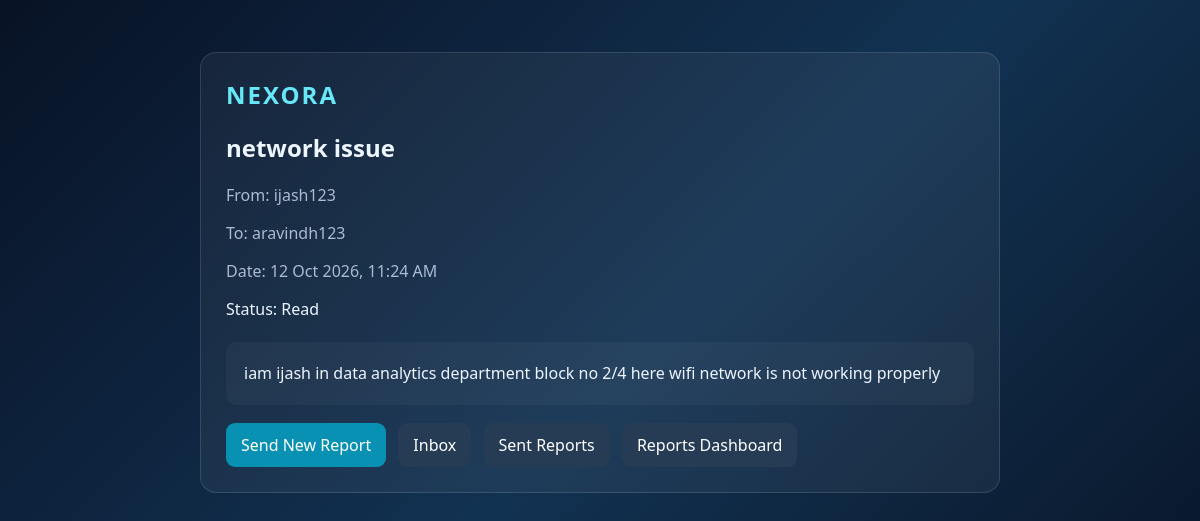
/reports/detail/1/ (signed in), run on the app's committed database.
### reports/models.py (models this page shows, shortened)
class Report(models.Model):
    STATUS_CHOICES = [
        ("unread", "Unread"),
        ("read", "Read"),
    ]
    sender = models.ForeignKey(
        settings.AUTH_USER_MODEL,
        on_delete=models.CASCADE,
        related_name="sent_reports",
    )
    receiver = models.ForeignKey(
        settings.AUTH_USER_MODEL,
        on_delete=models.CASCADE,
        related_name="received_reports",
    )
    subject = models.CharField(max_length=200)
    message = models.TextField()
    status = models.CharField(
        max_length=10,
        choices=STATUS_CHOICES,
        default="unread",
    )
    created_at = models.DateTimeField(auto_now_add=True)
    class Meta:
        ordering = ["-created_at"]

### accounts/models.py (models this page shows, shortened)
class User(AbstractUser):
    ROLE_CHOICES = (
        ('employee', 'Employee'),
        ('hr', 'HR'),
        ('manager', 'Manager'),
    )
    role = models.CharField(
        max_length=20,
        choices=ROLE_CHOICES,
        default='employee'
    )
    email = models.EmailField(
        unique=True
    )
    phone = models.CharField(
        max_length=15,
        blank=True
    )
    created_at = models.DateTimeField(
        auto_now_add=True
    )

### reports/views.py (the view)
@login_required
def report_detail(request, report_id):
    report = get_object_or_404(
        Report.objects.select_related(
            "sender",
            "receiver",
        ),
        pk=report_id,
    )
    if request.user.pk not in (
        report.sender_id,
        report.receiver_id,
    ):
        return HttpResponseForbidden(
            "You are not allowed to view this report."
        )
    if (
        request.user.pk == report.receiver_id
        and report.status == "unread"
    ):
        report.status = "read"
        report.save(update_fields=["status"])
    return render(
        request,
        "reports/report_detail.html",
        {
            "report": report,
        },
    )

### templates/reports/report_detail.html (shortened to what this page needs)
<!DOCTYPE html>
<html lang="en">
<head>
</head>
<body>
<main>
    <section class="panel">
        <div class="brand">NEXORA</div>
        <h1>{{ report.subject }}</h1>
        <p class="muted">
            From: {{ report.sender.username }}
        </p>
        <p class="muted">
            To: {{ report.receiver.username }}
        </p>
        <p class="muted">
            Date: {{ report.created_at|date:"d M Y, h:i A" }}
        </p>
        <p>Status: {{ report.get_status_display }}</p>
        <div class="message">{{ report.message }}</div>
        <a class="button primary" href="{% url 'reports:send_report' %}">Send New Report</a>
        <a class="button" href="{% url 'reports:inbox_reports' %}">Inbox</a>
        <a class="button" href="{% url 'reports:sent_reports' %}">Sent Reports</a>
        <a class="button" href="{% url 'reports:reports_dashboard' %}">Reports Dashboard</a>
    </section>
</main>
</body>
</html>

### templates/reports/report_detail.html (style rules this page uses)
* { box-sizing: border-box; }
body { margin: 0; padding: 22px; font-family: "Segoe UI", Arial, sans-serif; color: #edf5ff; background: linear-gradient(135deg,#081225,#123252,#07101f); min-height: 100vh; }
main { max-width: 800px; margin: 30px auto; }
.panel { background: #ffffff0d; border: 1px solid #ffffff20; border-radius: 16px; padding: 25px; }
.brand { color: #67e8f9; font-size: 24px; font-weight: 800; letter-spacing: 2px; }
.muted { color: #aabbd3; }
.message { margin-top: 22px; padding: 18px; border-radius: 10px; background: #ffffff09; white-space: pre-wrap; overflow-wrap: anywhere; line-height: 1.7; }
.button { display: inline-block; margin: 18px 8px 0 0; padding: 11px 15px; background: #263b54; color: white; border-radius: 9px; text-decoration: none; }
.button.primary { background: #0891b2; }

### data on the page
Report: subject "network issue", sender.username "ijash123", receiver.username "aravindh123", created_at "12 Oct 2026, 11:24 AM", status "Read", message "iam ijash in data analytics department block no 2/4 here wifi network is not working properly"
